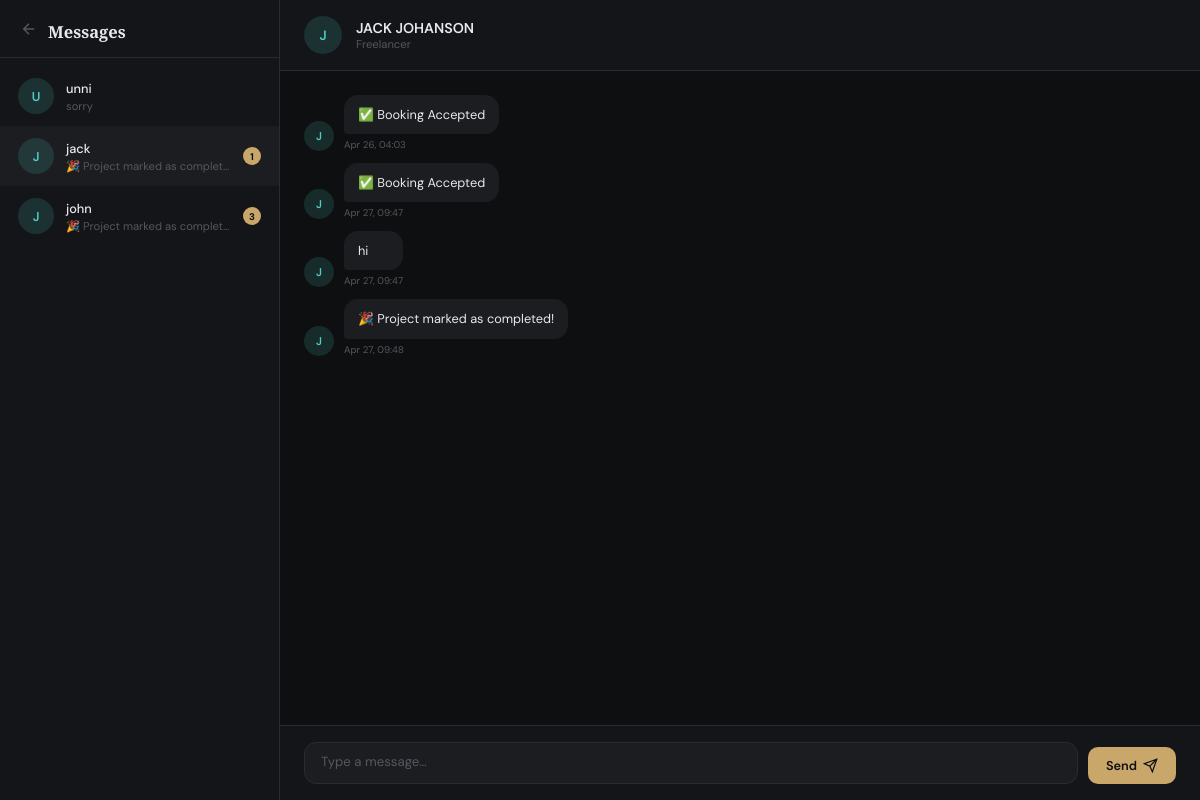
/chat/5 (signed in), run on the app's committed database.
### models.py (models this page shows, shortened)
class User(UserMixin, db.Model):
    __tablename__ = 'user'
    id            = db.Column(db.Integer, primary_key=True)
    username      = db.Column(db.String(80),  unique=True, nullable=False)
    email         = db.Column(db.String(120), unique=True, nullable=False)
    full_name     = db.Column(db.String(150), nullable=False)
    password_hash = db.Column(db.String(256), nullable=False)
    role          = db.Column(db.String(20),  nullable=False, default='client')
    created_at    = db.Column(db.DateTime,    default=datetime.utcnow)
    services               = db.relationship('Service',  foreign_keys='Service.freelancer_id',  backref='freelancer', lazy=True)
    bookings_as_client     = db.relationship('Booking',  foreign_keys='Booking.client_id',      backref='client',     lazy=True)
    bookings_as_freelancer = db.relationship('Booking',  foreign_keys='Booking.freelancer_id',  backref='freelancer', lazy=True)
    sent_messages          = db.relationship('Message',  foreign_keys='Message.sender_id',      backref='sender',     lazy=True)
    received_messages      = db.relationship('Message',  foreign_keys='Message.receiver_id',    backref='receiver',   lazy=True)
    payments_made          = db.relationship('Payment',  foreign_keys='Payment.client_id',      backref='client',     lazy=True)
    payments_received      = db.relationship('Payment',  foreign_keys='Payment.freelancer_id',  backref='freelancer', lazy=True)

class Message(db.Model):
    __tablename__ = 'message'
    id           = db.Column(db.Integer, primary_key=True)
    sender_id    = db.Column(db.Integer, db.ForeignKey('user.id'), nullable=False)
    receiver_id  = db.Column(db.Integer, db.ForeignKey('user.id'), nullable=False)
    content      = db.Column(db.Text,    nullable=False)
    msg_type     = db.Column(db.String(20), default='text')
    booking_id   = db.Column(db.Integer, db.ForeignKey('booking.id'), nullable=True)
    is_read      = db.Column(db.Boolean, default=False)
    created_at   = db.Column(db.DateTime, default=datetime.utcnow)
    booking      = db.relationship('Booking', backref='messages', lazy=True)

### app.py (the view, shortened to what this page needs)
@app.route('/chat/<int:other_id>', methods=['GET', 'POST'])
@login_required
def chat(other_id):
    other = db.session.get(User, other_id)
    if not other or other.id == current_user.id:
        flash('User not found.', 'error')
        return redirect(url_for('dashboard'))
    service_id = request.args.get('service_id', type=int)
    service    = db.session.get(Service, service_id) if service_id else None
    Message.query.filter_by(sender_id=other_id, receiver_id=current_user.id,
                             is_read=False).update({'is_read': True})
    db.session.commit()
    messages = Message.query.filter(
        or_(
            and_(Message.sender_id == current_user.id, Message.receiver_id == other_id),
            and_(Message.sender_id == other_id,        Message.receiver_id == current_user.id)
        )
    ).order_by(Message.created_at.asc()).all()
    conversations = _get_conversations()
    return render_template('chat.html',
        other=other,
        messages=messages,
        service=service,
        conversations=conversations)

### app.py (called while the page is built)
@login_manager.user_loader
def load_user(user_id):
    return db.session.get(User, int(user_id))

@app.after_request
def no_cache(response):
    response.headers['Cache-Control'] = 'no-store, no-cache, must-revalidate, private'
    response.headers['Pragma'] = 'no-cache'
    response.headers['Expires'] = '0'
    return response

@app.before_request
def enforce_session_user():
    open_routes = {'login', 'register', 'static'}
    if request.endpoint in open_routes:
        return
    session_uid = session.get('_user_id')
    if session_uid is None:
        return
    if current_user.is_authenticated and str(current_user.id) != str(session_uid):
        logout_user()
        flash('Session expired. Please log in again.', 'info')
        return redirect(url_for('login'))

def _get_conversations():
    uid = current_user.id
    all_msgs = Message.query.filter(
        or_(Message.sender_id == uid, Message.receiver_id == uid)
    ).order_by(Message.created_at.desc()).all()
    seen, convos = set(), []
    for m in all_msgs:
        other_id = m.receiver_id if m.sender_id == uid else m.sender_id
        if other_id in seen:
            continue
        seen.add(other_id)
        other = db.session.get(User, other_id)
        unread = Message.query.filter_by(sender_id=other_id, receiver_id=uid, is_read=False).count()
        convos.append({'user': other, 'last': m, 'unread': unread})
    return convos

### templates/Chat.html (shortened to what this page needs)
{% extends "base.html" %}
{% block content %}
<div class="chat-layout">
  <div class="conv-sidebar">
    <div class="conv-sidebar__header">
      <a href="{{ url_for('dashboard') }}" class="conv-sidebar__back" title="Back to Dashboard">
        <svg viewBox="0 0 24 24" fill="none" stroke="currentColor" stroke-width="2" width="18"><path d="M19 12H5M12 5l-7 7 7 7"/></svg>
      </a>
      <span class="conv-sidebar__title">Messages</span>
    </div>
    <div class="conv-list">
      {% if conversations %}
        {% for c in conversations %}
        <a href="{{ url_for('chat', other_id=c.user.id) }}"
           class="conv-item {% if c.user.id == other.id %}conv-item--active{% endif %}">
          <div class="avatar avatar--{{ c.user.role }}" style="width:36px;height:36px;font-size:.85rem;flex-shrink:0">
            {{ c.user.username[0].upper() }}
          </div>
          <div class="conv-item__info">
            <div class="conv-item__name">{{ c.user.username }}</div>
            <div class="conv-item__last">{{ c.last.content[:30] }}{% if c.last.content|length > 30 %}…{% endif %}</div>
          </div>
          {% if c.unread > 0 %}
          <div class="conv-item__badge">{{ c.unread }}</div>
          {% endif %}
        </a>
        {% endfor %}
      {% else %}
        <div class="conv-empty">No conversations yet</div>
      {% endif %}
    </div>
  </div>
  <div class="chat-main">
    <div class="chat-header">
      <div class="avatar avatar--{{ other.role }}" style="width:38px;height:38px;font-size:.9rem">
        {{ other.username[0].upper() }}
      </div>
      <div class="chat-header__info">
        <div class="chat-header__name">{{ other.full_name }}</div>
        <div class="chat-header__role">{{ other.role | capitalize }}</div>
      </div>
    </div>
    <div class="chat-messages" id="chatMessages">
      {% for msg in messages %}
        {% set is_sent = msg.sender_id == current_user.id %}
        {% if msg.msg_type == 'booking_request' and msg.booking %}
          <div class="msg {% if is_sent %}msg--sent{% else %}msg--received{% endif %}">
            {% if not is_sent %}
            <div class="avatar avatar--{{ msg.sender.role }} msg__avatar">
              {{ msg.sender.username[0].upper() }}
            </div>
            {% endif %}
            <div>
              <div class="booking-card {% if is_sent %}booking-card--sent{% endif %}">
                <div class="booking-card__label">📦 Booking Request</div>
                <div class="booking-card__title">{{ msg.booking.service.title }}</div>
                <div class="booking-card__price">₹{{ "%.2f"|format(msg.booking.amount) }}</div>
                <div class="booking-card__actions">
                  {% if msg.booking.status == 'pending' %}
                    {% if not is_sent and current_user.role == 'freelancer' %}
                    <form method="POST" action="{{ url_for('chat_update_booking', other_id=msg.sender_id, booking_id=msg.booking.id) }}">
                      <input type="hidden" name="status" value="accepted">
                      <button type="submit" class="btn btn--primary btn--xs">✓ Accept</button>
                    </form>
                    <form method="POST" action="{{ url_for('chat_update_booking', other_id=msg.sender_id, booking_id=msg.booking.id) }}">
                      <input type="hidden" name="status" value="cancelled">
                      <button type="submit" class="btn btn--danger btn--xs">✕ Decline</button>
                    </form>
                    {% else %}
                    <span class="booking-card__status status--pending">Awaiting response</span>
                    {% endif %}
                  {% elif msg.booking.status == 'accepted' %}
                    {% if not is_sent and current_user.role == 'freelancer' %}
                    <form method="POST" action="{{ url_for('chat_complete_booking', other_id=msg.sender_id, booking_id=msg.booking.id) }}">
                      <button type="submit" class="btn btn--outline btn--xs">Mark Done</button>
                    </form>
                    {% else %}
                    <span class="booking-card__status status--accepted">✓ Accepted</span>
                    {% endif %}
                  {% elif msg.booking.status == 'completed' %}
                    <span class="booking-card__status status--completed">✓ Completed</span>
                  {% else %}
                    <span class="booking-card__status status--cancelled">✕ Declined</span>
                  {% endif %}
                </div>
              </div>
              <div class="msg__time">{{ msg.created_at.strftime('%b %d, %H:%M') }}</div>
            </div>
            {% if is_sent %}
            <div class="avatar avatar--{{ msg.sender.role }} msg__avatar">
              {{ msg.sender.username[0].upper() }}
            </div>
            {% endif %}
          </div>
        {% else %}
          <div class="msg {% if is_sent %}msg--sent{% else %}msg--received{% endif %}">
            {% if not is_sent %}
            <div class="avatar avatar--{{ msg.sender.role }} msg__avatar">
              {{ msg.sender.username[0].upper() }}
            </div>
            {% endif %}
            <div>
              <div class="msg__bubble">{{ msg.content }}</div>
              <div class="msg__time">{{ msg.created_at.strftime('%b %d, %H:%M') }}</div>
            </div>
          </div>
        {% endif %}
      {% endfor %}
    </div>
    <div class="chat-input-area">
      <form method="POST" action="{{ url_for('chat', other_id=other.id, service_id=service.id if service else '') }}" id="chatForm">
        <div class="chat-input-row">
          <textarea class="chat-input" name="content" id="chatInput"
            placeholder="Type a message…" rows="1"></textarea>
          <button type="submit" class="chat-send-btn">
            Send
            <svg viewBox="0 0 24 24" fill="none" stroke="currentColor" stroke-width="2" width="15"><line x1="22" y1="2" x2="11" y2="13"/><polygon points="22 2 15 22 11 13 2 9 22 2"/></svg>
          </button>
        </div>
      </form>
    </div>
  </div>
</div>
{% endblock %}

### static/css/style.css (style rules this page uses)
:root { --bg: #0e0f11; --bg-2: #141518; --bg-3: #1c1d21; --border: #2a2b30; --text: #e8e9ec; --text-2: #8a8c96; --text-3: #55575f; --accent: #c9a76a; --accent-2: #e8c987; --accent-glow: rgba(201,167,106,.18); --client: #5b8dee; --freelancer:#4ecdc4; --admin: #e05c5c; --radius: 10px; --radius-lg: 16px; --trans: .2s ease; }
*, *::before, *::after { box-sizing: border-box; margin: 0; padding: 0; }
html { font-size: 15px; }
body { font-family: 'DM Sans', sans-serif; background: var(--bg); color: var(--text); min-height: 100vh; -webkit-font-smoothing: antialiased; }
a { text-decoration: none; color: inherit; }
button { cursor: pointer; border: none; background: none; font-family: inherit; }
.avatar { width: 34px; height: 34px; border-radius: 50%; display: grid; place-items: center; font-size: .875rem; font-weight: 600; flex-shrink: 0; }
.avatar--freelancer { background: rgba(78,205,196,.15); color: var(--freelancer); }

### templates/Chat.html (style rules this page uses)
.chat-layout { display:flex; height:100vh; overflow:hidden; }
.conv-sidebar { width:280px; flex-shrink:0; background:var(--bg-2); border-right:1px solid var(--border); display:flex; flex-direction:column; }
.conv-sidebar__header { padding:20px 20px 14px; border-bottom:1px solid var(--border); display:flex; align-items:center; gap:10px; }
.conv-sidebar__back { color:var(--text-3); transition:color var(--trans); }
.conv-sidebar__title { font-family:'Cormorant Garamond',serif; font-size:1.1rem; font-weight:600; color:var(--text); }
.conv-list { flex:1; overflow-y:auto; padding:8px 0; }
.conv-item { display:flex; align-items:center; gap:12px; padding:12px 18px; cursor:pointer; transition:background var(--trans); text-decoration:none; }
.conv-item--active { background:var(--bg-3); }
.conv-item__info { flex:1; min-width:0; }
.conv-item__name { font-size:.85rem; font-weight:500; color:var(--text); }
.conv-item__last { font-size:.75rem; color:var(--text-3); overflow:hidden; text-overflow:ellipsis; white-space:nowrap; margin-top:2px; }
.conv-item__badge { background:var(--accent); color:var(--bg); font-size:.65rem; font-weight:700; width:18px; height:18px; border-radius:50%; display:grid; place-items:center; flex-shrink:0; }
.chat-main { flex:1; display:flex; flex-direction:column; overflow:hidden; }
.chat-header { padding:16px 24px; border-bottom:1px solid var(--border); display:flex; align-items:center; gap:14px; background:var(--bg-2); flex-shrink:0; }
.chat-header__info { flex:1; }
.chat-header__name { font-size:.95rem; font-weight:600; color:var(--text); }
.chat-header__role { font-size:.75rem; color:var(--text-3); }
.chat-messages { flex:1; overflow-y:auto; padding:24px; display:flex; flex-direction:column; gap:12px; }
.msg { display:flex; gap:10px; max-width:72%; }
.msg--received { align-self:flex-start; }
.msg__avatar { width:30px; height:30px; border-radius:50%; flex-shrink:0; display:grid; place-items:center; font-size:.75rem; font-weight:600; align-self:flex-end; }
.msg__bubble { padding:10px 14px; border-radius:14px; font-size:.85rem; line-height:1.5; }
.msg--received .msg__bubble { background:var(--bg-3); color:var(--text); border-bottom-left-radius:4px; }
.msg__time { font-size:.65rem; color:var(--text-3); margin-top:4px; text-align:right; }
.msg--received .msg__time { text-align:left; }
.chat-input-area { border-top:1px solid var(--border); background:var(--bg-2); padding:16px 24px; flex-shrink:0; }
.chat-input-row { display:flex; gap:10px; align-items:flex-end; }
.chat-input { flex:1; background:var(--bg-3); border:1px solid var(--border); border-radius:12px; padding:10px 16px; font-size:.88rem; color:var(--text); font-family:inherit; outline:none; resize:none; max-height:120px; min-height:42px; transition:border-color var(--trans); line-height:1.4; }
.chat-input::placeholder { color:var(--text-3); }
.chat-send-btn { background:var(--accent); color:var(--bg); border:none; border-radius:10px; padding:10px 18px; font-size:.85rem; font-weight:600; cursor:pointer; transition:all var(--trans); white-space:nowrap; display:flex; align-items:center; gap:6px; }

### data on the page
User: user "U", user.username "unni"
Message: last "sorry"
User: user "J", user.username "jack", username "J", full_name "JACK JOHANSON", role "Freelancer"
Message: last "🎉 Project marked as complet…", sender "J", content "🎉 Project marked as completed!", created_at "Apr 27, 09:48"
User: user "J", user.username "john"
Message: last "🎉 Project marked as complet…"
Message: sender "J", content "✅ Booking Accepted", created_at "Apr 26, 04:03"
Message: sender "J", content "✅ Booking Accepted", created_at "Apr 27, 09:47"
Message: sender "J", content "hi", created_at "Apr 27, 09:47"

### other printed values
{{ c.unread }} "1" "3"
